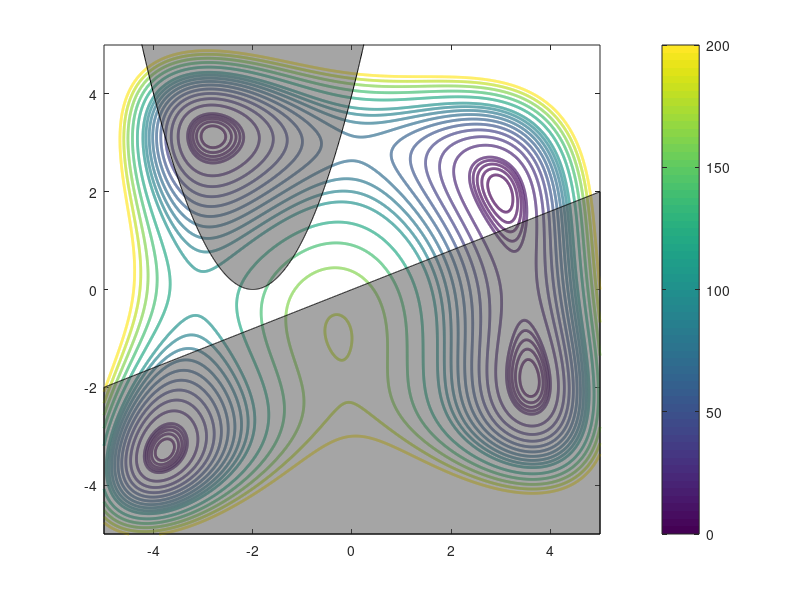

The MATLAB script that drew this image: (Note: this script raises an error after producing the figure.)
function Exe6()

x=-5:0.005:5;
y=x;
[X,Y]=meshgrid(x,y);
F=(X.^2+Y-11).^2+(X+Y.^2-7).^2;

v=[0:2:10 10:10:100 100:20:200];
figure,
[c,h]=contour(X,Y,F,v,'linewidth',2);
colorbar

yc1=(x+2).^2;
yc2=(4*x)/10;
hold on
fill(x,yc1,[0.3,0.3,0.3],'facealpha',0.5);
fill([x x(end) x(1)],[yc2 -5 -5],[0.3,0.3,0.3],'facealpha',0.5)
axis([-5 5 -5 5])

objf=@(x)(x(1)^2+x(2)-11)^2+(x(1)+x(2)^2-7)^2;
x1=fmincon(objf,[0;0],[],[],[],[],[],[],@conf)
x2=fmincon(objf,[-3;-1],[],[],[],[],[],[],@conf)
x3=fmincon(objf,[-3;3],[],[],[],[],[],[],@conf)
x4=fmincon(objf,[0;3],[],[],[],[],[],[],@conf)

minx=[x1,x2,x3,x4];

plot(minx(1,:),minx(2,:),'b.','markersize',20);
hold off

function [c,ceq]=conf(x)
c=[x(2)-(x(1)+2)^2; 4*x(1)-10*x(2)];
ceq=[];